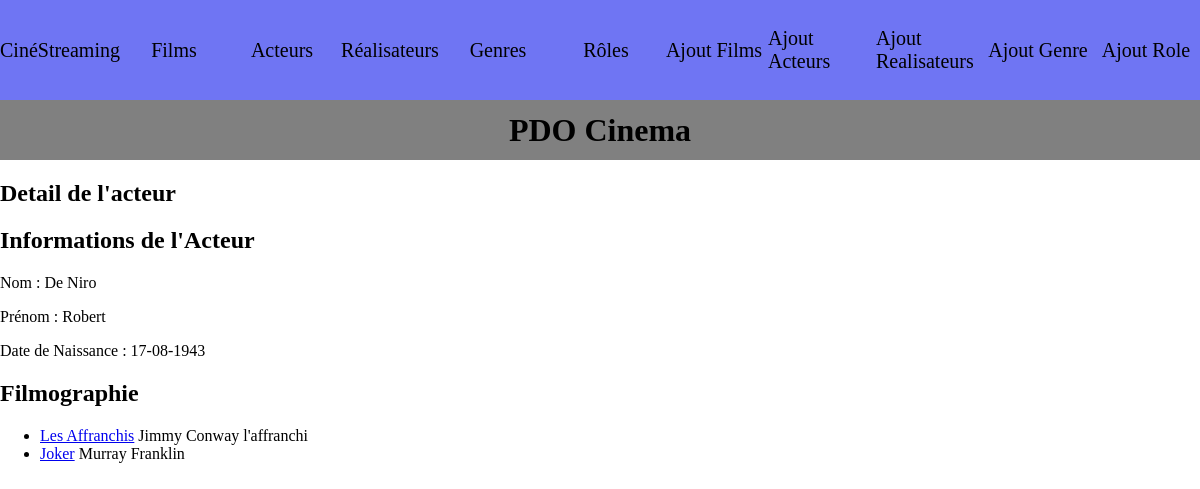
Screenshot of /index.php?action=detailActeur&id=3 with the database file from the repository.
### tables this page shows
CREATE TABLE IF NOT EXISTS `acteurs` (
  `ID_Acteur` int(11) NOT NULL AUTO_INCREMENT,
  `Nom_Acteur` varchar(50) NOT NULL,
  `Prenom_Acteur` varchar(50) NOT NULL,
  `Sexe_Acteur` varchar(5) NOT NULL,
  `DateNaissance_Acteur` date NOT NULL,
  PRIMARY KEY (`ID_Acteur`)
);

CREATE TABLE IF NOT EXISTS `films` (
  `ID_Films` int(11) NOT NULL AUTO_INCREMENT,
  `Titre_Film` varchar(50) NOT NULL,
  `AnneeSortieFilm` int(11) NOT NULL,
  `DureeFilm` int(11) NOT NULL,
  `Resume_Film` varchar(255) NOT NULL,
  `Note_Film` int(11) NOT NULL,
  `Affiche_Film` varchar(255) NOT NULL,
  `ID_Realisateur` int(11) NOT NULL,
  PRIMARY KEY (`ID_Films`),
  KEY `ID_Realisateur` (`ID_Realisateur`),
  CONSTRAINT `films_ibfk_1` FOREIGN KEY (`ID_Realisateur`) REFERENCES `realisateur` (`ID_Realisateur`)
);

CREATE TABLE IF NOT EXISTS `role` (
  `ID_Role` int(11) NOT NULL AUTO_INCREMENT,
  `RoleJouer_Acteur` varchar(255) NOT NULL,
  PRIMARY KEY (`ID_Role`)
);

### controller/CinemaController.php (called while the page is built, shortened)
<?php
class CinemaController {
public function detailActeur($id) {
    $pdo = Connect::seConnecter();
    $requeteFilmographie = $pdo->prepare("
    SELECT films.ID_Films, Titre_Film, RoleJouer_Acteur , Nom_Acteur, Prenom_Acteur ,
    DATE_FORMAT(DateNaissance_Acteur,'%d-%m-%Y') AS DateNaissance_ActeurFormate
    FROM jouer
    INNER JOIN films ON jouer.ID_Films = films.ID_Films
    INNER JOIN role ON jouer.ID_Role = role.ID_Role
    INNER JOIN acteurs ON jouer.ID_Acteur = acteurs.ID_Acteur
    WHERE jouer.ID_Acteur = :id");
    $requeteFilmographie->execute(['id' => $id]);
    $filmographie = $requeteFilmographie->fetchAll();
    require "view/acteur/detailActeur.php";
}
}
?>

### view/acteur/detailActeur.php (the view, shortened to what this page needs)
<div>
            <h2>Informations de l'Acteur</h2>
            <p>Nom : <?= $filmographie[0]['Nom_Acteur'] ?></p>
            <p>Prénom : <?= $filmographie[0]['Prenom_Acteur'] ?></p>
            <p>Date de Naissance :
                <?= $filmographie[0]['DateNaissance_ActeurFormate']  ?>
            </p>
            <h2>Filmographie</h2>
            <ul>
                <?php foreach ($filmographie as $film): ?>
                    <li>
                       <a href="index.php?action=detailFilm&id=<?= $film['ID_Films'] ?>"> <?= $film["Titre_Film"] ?></a>
                        <?= $film['RoleJouer_Acteur'] ?>
                    </li>
                <?php endforeach; ?>
            </ul>
</div>
<?php
require "view/template.php";
?>

### public/css/style.css (style rules this page uses)
body { margin: 0; }

### rows the page displays
acteurs: Nom_Acteur "De Niro", Prenom_Acteur "Robert"
films: Titre_Film "Les Affranchis", role.RoleJouer_Acteur "Jimmy Conway l'affranchi"
films: Titre_Film "Joker", role.RoleJouer_Acteur "Murray Franklin"

### other values shown
$titre_secondaire "Detail de l'acteur"
$filmographie[0]['DateNaissance_ActeurFormate'] "17-08-1943"
